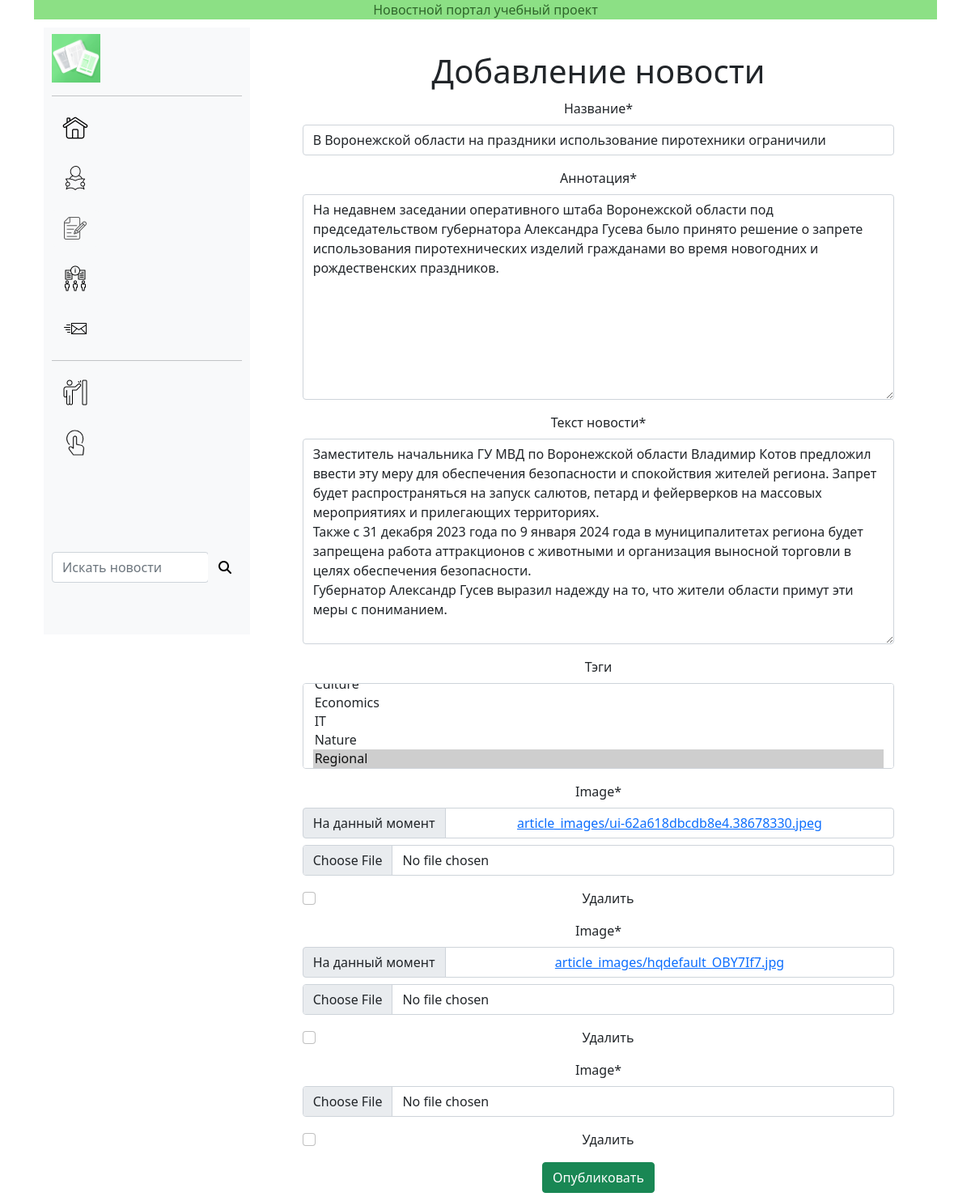
The app's page /news/update/13 with its own data.
### news/models.py (models this page shows, shortened)
class Article(models.Model):
    categories = (('E', 'Экономика'),
                  ('S', 'Наука'),
                  ('IT', 'IT'),
                  ('SP', 'Спорт'),
                  ('N', 'Природа'),
                  ('W', 'Мировые новости'),
                  ('R', 'Региональные новости'),
                  ('C', 'Культура'),
                  ('R', 'Региональные новости'))
    author = models.ForeignKey(User, on_delete=models.SET_NULL, null=True, verbose_name='Автор')
    title = models.CharField('Название', max_length=120, default='')
    anouncement = models.TextField('Аннотация', max_length=250)
    text = models.TextField('Текст новости')
    date = models.DateTimeField('Дата публикации', auto_now_add=True)
    date_change = models.DateTimeField('Дата обновления', auto_now = True)
    category = models.CharField(choices=categories, max_length=20, verbose_name='Категория')
    tags = models.ManyToManyField(to=Tag, blank=True, verbose_name='Тэги')
    status = models.BooleanField(default=True, verbose_name='Статус публикации')
    slug = models.SlugField(verbose_name='Имя в адресной строке')
    objects = models.Manager()
    published = PublishedToday()
    class Meta:
        ordering = ['title','date']
        verbose_name= 'Новость'
        verbose_name_plural='Новости'

class Tag(models.Model):
    title = models.CharField(max_length=80)
    status = models.BooleanField(default=True)
    def __str__(self):
        return self.title
    class Meta:
        ordering = ['title','status']
        verbose_name= 'Тэг'
        verbose_name_plural='Тэги'

### news/views.py (the view, shortened to what this page needs)
# urls.py: path('update/<int:pk>', views.ArticleUpdateView.as_view(), name='news_update'),
class ArticleUpdateView(ViewCountMixin, UpdateView):
    model = Article
    template_name = 'news/create_article.html'
    fields = ['title','anouncement','text','tags']
    def get_context_data(self, **kwargs):
        context = super(ArticleUpdateView, self).get_context_data(**kwargs)
        current_object = self.object
        images = Image.objects.filter(article=current_object)
        context['image_form'] = ImagesFormSet(instance=current_object)
        return context

### news/utils.py (called while the page is built)
def get_client_ip(request):
    x_forwrded_for = request.META.get('HTTP_X_FORWARDED_FOR')
    if x_forwrded_for:
        ip = x_forwrded_for.split(',')[0]
    else:
        ip = request.META.get('REMOTE_ADDR')
    return ip

    def get_object(self):
        obj = super().get_object()
        ip_address = get_client_ip(self.request)
        ViewCount.objects.get_or_create(article=obj, ip_address=ip_address)
        return obj

### users/templatetags/users_extras.py (called while the page is built)
@register.filter(name="has_group")
def has_group(user,group_name):
    return user.groups.filter(name=group_name).exists()

### news/templates/news/create_article.html (shortened to what this page needs)
{% extends 'main/base.html' %}
{% load static %}
{% load bootstrap5 %}
{% load crispy_forms_tags %}
{% block body %}
<div class="row">
  <div class="text-center" style="margin-top:30px;">
      <h1 >Добавление новости</h1>
  <form method="post" class="contact_form" enctype="multipart/form-data">
    {{ form | crispy }}
    {{ image_form|crispy }}
    <input type="submit" class="btn btn-success" value = "Опубликовать">
  </form>
  </div>
</div>
{% endblock %}

### main/static/main/css/style.css (style rules this page uses)
.contact_form { margin: 10px 5%; }

### records on screen
Article: title "В Воронежской области на праздники использование пиротехники ограничили", anouncement "На недавнем заседании оперативного штаба Воронежской области под председательством губернатора Александра Гусева было принято решение о запрете использования пиротехнических изделий гражданами во время новогодних и рождественских праздников.", text "Заместитель начальника ГУ МВД по Воронежской области Владимир Котов предложил ввести эту меру для обеспечения безопасности и спокойствия жителей региона. Запрет будет распространяться на запуск салютов, петард и фейерверков на массовых мероприятиях и прилегающих территориях. Также с 31 декабря 2023 года по 9 января 2024 года в муниципалитетах региона будет запрещена работа аттракционов с животными и организация выносной торговли в целях обеспечения безопасности. Губернатор Александр Гусев выразил надежду на то, что жители области примут эти меры с пониманием."
